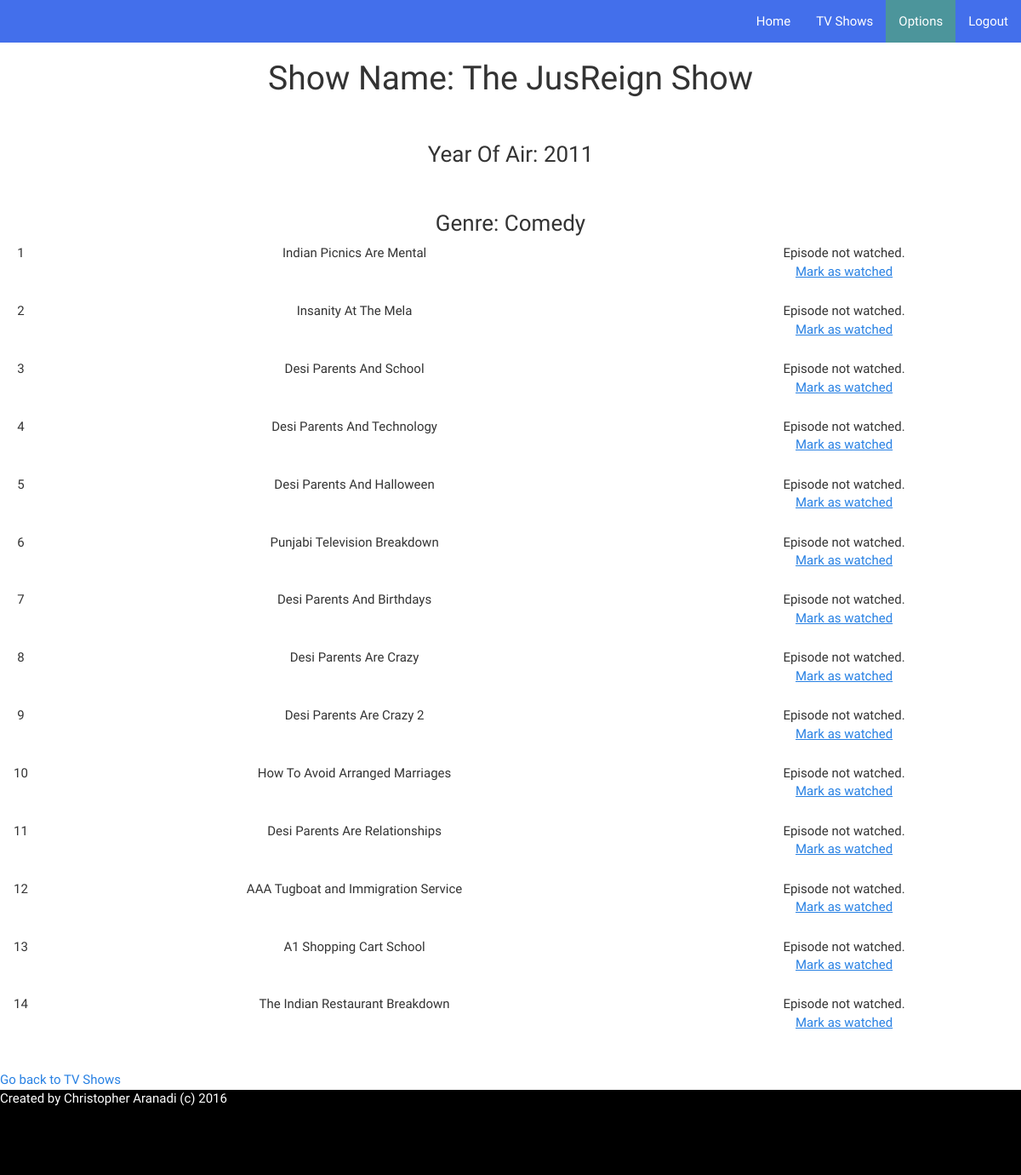
/show_info.php?id=5 (signed in), run on the app's committed database.
### tables this page shows
CREATE TABLE IF NOT EXISTS `shows` (
  `id` int(11) NOT NULL,
  `name` varchar(256) DEFAULT NULL,
  `airdate` int(11) DEFAULT NULL,
  `genre` varchar(256) DEFAULT NULL
);

CREATE TABLE IF NOT EXISTS `user_show_episodes` (
  `user_id` int(11) NOT NULL,
  `show_id` int(11) NOT NULL,
  `episode_id` int(11) NOT NULL,
  `watched` tinyint(1) NOT NULL
);

CREATE TABLE IF NOT EXISTS `episodes` (
  `show_id` int(11) NOT NULL,
  `episode_number` int(11) DEFAULT NULL,
  `episode_name` varchar(256) DEFAULT NULL
);

### show_info.php (the view, shortened to what this page needs)
<?php
include "db_server.php";
if (isset($_SESSION['name']))
{
?>
<html>
<head>
  <link rel = "stylesheet" href = "css/bootstrap.css">
  <link rel = "stylesheet" href = "css/profile.css">
</head>
<body>
  <div class = "content">
    <nav class="navbar navbar-default custom">
      <div class="navbar-collapse collapse navbar-right">
        <ul class="nav navbar-nav">
          <li><a href="profile.php">Home</a></li>
          <li><a href="tv_shows.php">TV Shows</a></li>
          <li class = "active"><a href="options.php">Options</a></li>
          <li><a href="logout.php">Logout</a></li>
        </ul>
      </div>
    </nav>
    <div align = "center">
      <?php
      $id = $_GET['id'];
      $query = $db->prepare("select * from shows where id = :id");
      $query->bindParam(":id", $id);
      $query->execute();
      while ($row = $query->fetch(PDO::FETCH_ASSOC))
      {
        echo "<h1>Show Name: " . $row['name'] . "</h1>";
        echo "<br>";
        echo "<h3>Year Of Air: " . $row['airdate'] . "</h3>";
        echo "<br>";
        echo "<h3>Genre: " . $row['genre'] . "</h3>";
      }
      $query = $db->prepare("select * from user_show_episodes left join episodes on user_show_episodes.episode_id = episodes.episode_number
                             and user_show_episodes.show_id = episodes.show_id where user_id = :id and episodes.show_id = :sid");
      $query->bindParam(":id", $_SESSION['id']);
      $query->bindParam(":sid", $id);
      $query->execute();
      echo "<div class = 'table'>";
      while ($row = $query->fetch(PDO::FETCH_ASSOC))
      {
        $ep_num = $row['episode_number'];
        $ep_name = $row['episode_name'];
        $status = $row['watched'];
        echo "<div class = 'row'>";
        echo "  <div class = 'column'>";
        echo "    $ep_num";
        echo "  </div>";
        echo "  <div class = 'column'>";
        echo "    $ep_name";
        echo "  </div>";
        echo "  <div class = 'column'>";
        if ($status == false)
        {
          echo "<div>Episode not watched.</div>";
          echo "<a href = 'watched.php?show=$id&ep=$ep_num'>Mark as watched</a>";
        }
        else
        {
          echo "You have already watched this episode.";
        }
        echo "  </div>";
        echo "</div>";
      }
      echo "</div>";
      ?>
    </div>
    <a href = "tv_shows.php">Go back to TV Shows</a>
  </div>
  <footer class = "main-footer">
    Created by Christopher Aranadi (c) 2016
  </footer>
</body>
</html>
<?php
}
else
{
  header("Location: index.php");
}
?>

### css/profile.css (style rules this page uses)
body { margin: 0; height: 100%; }
div.content { min-height: 100%; margin-bottom: -100px; }
div.content:after { display: block; content: ""; }
div.content:after, footer { height: 100px; }
footer { background-color: black; color: white; }
nav.custom { background-color: #436FEB; border-radius: 0; border: 0; }
div ul li.active a { background: #4C959B !important; color: white !important; }
div ul li a { color: white !important; }
div.table { display: table; }
div.row { display: table-row; }
div.column { display: table-cell; padding-bottom: 25px; }

### data on the page
shows: name "The JusReign Show", airdate "2011", genre "Comedy"
user_show_episodes: episodes.episode_number "1", episodes.episode_name "Indian Picnics Are Mental"
user_show_episodes: episodes.episode_number "2", episodes.episode_name "Insanity At The Mela"
user_show_episodes: episodes.episode_number "3", episodes.episode_name "Desi Parents And School"
user_show_episodes: episodes.episode_number "4", episodes.episode_name "Desi Parents And Technology"
user_show_episodes: episodes.episode_number "5", episodes.episode_name "Desi Parents And Halloween"
user_show_episodes: episodes.episode_number "6", episodes.episode_name "Punjabi Television Breakdown"
user_show_episodes: episodes.episode_number "7", episodes.episode_name "Desi Parents And Birthdays"
user_show_episodes: episodes.episode_number "8", episodes.episode_name "Desi Parents Are Crazy"
user_show_episodes: episodes.episode_number "9", episodes.episode_name "Desi Parents Are Crazy 2"
user_show_episodes: episodes.episode_number "10", episodes.episode_name "How To Avoid Arranged Marriages"
user_show_episodes: episodes.episode_number "11", episodes.episode_name "Desi Parents Are Relationships"
user_show_episodes: episodes.episode_number "12", episodes.episode_name "AAA Tugboat and Immigration Service"
user_show_episodes: episodes.episode_number "13", episodes.episode_name "A1 Shopping Cart School"
user_show_episodes: episodes.episode_number "14", episodes.episode_name "The Indian Restaurant Breakdown"
